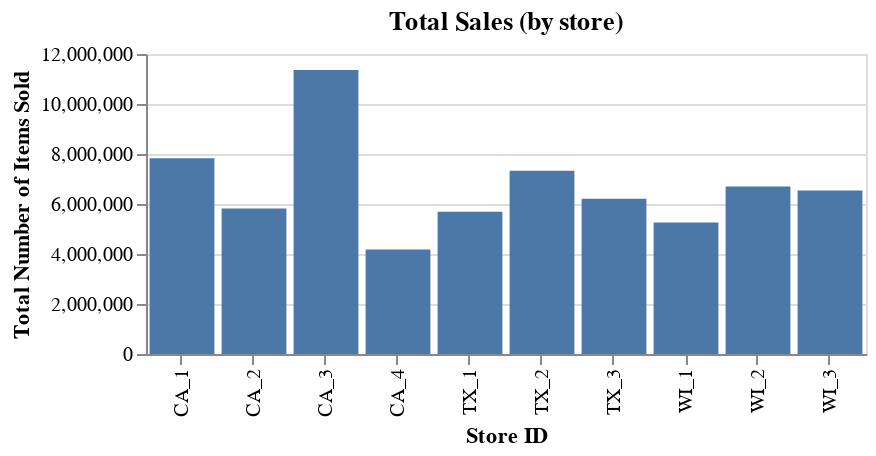

This figure's notebook cell:
### Markdown cell above
## Multiple Charts

### Code cell
# multiple calls to "display" creates multiple charts
display(bar_chart)
display(hist)

### Figure 1 — Vega-Lite specification as saved in the notebook (floating-point values rounded to 4 significant figures)
{"config": {"view": {"continuousWidth": 400, "continuousHeight": 300}}, "data": {"name": "data-3de88953e8a1ce7a32d5b215f79959c7"}, "mark": {"type": "bar", "tooltip": true}, "encoding": {"x": {"field": "store_id", "title": "Store ID", "type": "nominal"}, "y": {"field": "count", "title": "Total Number of Items Sold", "type": "quantitative"}}, "height": 150, "title": "Total Sales (by store)", "width": 360, "$schema": "https://vega.github.io/schema/vega-lite/v4.17.0.json", "datasets": {"data-3de88953e8a1ce7a32d5b215f79959c7": [{"store_id": "CA_1", "count": 7832248}, {"store_id": "CA_2", "count": 5818395}, {"store_id": "CA_3", "count": 11363540}, {"store_id": "CA_4", "count": 4182534}, {"store_id": "TX_1", "count": 5692823}, {"store_id": "TX_2", "count": 7329642}, {"store_id": "TX_3", "count": 6205940}, {"store_id": "WI_1", "count": 5261506}, {"store_id": "WI_2", "count": 6697988}, {"store_id": "WI_3", "count": 6542557}]}}
